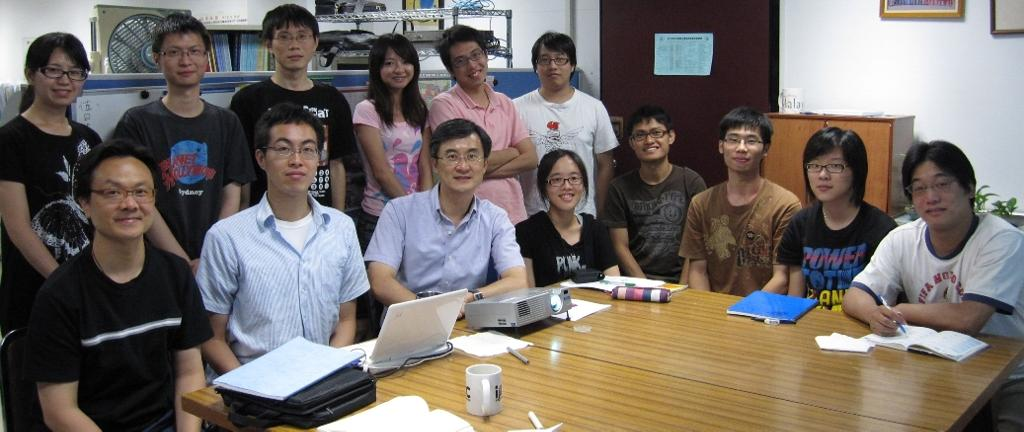
#> input picture test.jpg, 1024 x 432 px
$ python -i face_preprocess.py   (imports and definitions only)
#> lines starting #> are read from the running program, lines starting #| are printed output that depends on the picture
import cv2
import numpy as np
from skimage import transform as trans


def parse_lst_line(line):
    vec = line.strip().split("\t")
    assert len(vec) >= 3
    aligned = int(vec[0])
    image_path = vec[1]
    label = int(vec[2])
    bbox = None
    landmark = None
    if len(vec) > 3:
        bbox = np.zeros((4,), dtype=np.int32)
        for i in range(3, 7):
            bbox[i - 3] = int(vec[i])
        landmark = None
        if len(vec) > 7:
            _l = []
            for i in range(7, 17):
                _l.append(float(vec[i]))
            landmark = np.array(_l).reshape((2, 5)).T
    return image_path, label, bbox, landmark, aligned


def read_image(img_path, **kwargs):
    mode = kwargs.get('mode', 'rgb')
    layout = kwargs.get('layout', 'HWC')
    if mode == 'gray':
        img = cv2.imread(img_path, cv2.IMREAD_GRAYSCALE)
    else:
        img = cv2.imread(img_path, cv2.IMREAD_COLOR)
        if mode == 'rgb':
            img = img[..., ::-1]
        if layout == 'CHW':
            img = np.transpose(img, (2, 0, 1))
    return img


def preprocess(img, bbox=None, landmark=None, **kwargs):
    if isinstance(img, str):
        img = read_image(img, **kwargs)
    M = None
    image_size = []
    str_image_size = kwargs.get('image_size', '')
    if len(str_image_size) > 0:
        image_size = [int(x) for x in str_image_size.split(',')]
        if len(image_size) == 1:
            image_size = [image_size[0], image_size[0]]
        assert len(image_size) == 2
        assert image_size[0] == 112
        assert image_size[0] == 112 or image_size[1] == 96
    if landmark is not None:
        assert len(image_size) == 2
        src = np.array([
            [30.2946, 51.6963],
            [65.5318, 51.5014],
            [48.0252, 71.7366],
            [33.5493, 92.3655],
            [62.7299, 92.2041]], dtype=np.float32)
        if image_size[1] == 112:
            src[:, 0] += 8.0
        dst = landmark.astype(np.float32)

        tform = trans.SimilarityTransform()
        tform.estimate(dst, src)
        M = tform.params[0:2, :]

    if M is None:
        if bbox is None:  # use center crop
            det = np.zeros(4, dtype=np.int32)
            det[0] = int(img.shape[1] * 0.0625)
            det[1] = int(img.shape[0] * 0.0625)
            det[2] = img.shape[1] - det[0]
            det[3] = img.shape[0] - det[1]
        else:
            det = bbox
        margin = kwargs.get('margin', 44)
        bb = np.zeros(4, dtype=np.int32)
        bb[0] = np.maximum(det[0] - margin / 2, 0)
        bb[1] = np.maximum(det[1] - margin / 2, 0)
        bb[2] = np.minimum(det[2] + margin / 2, img.shape[1])
        bb[3] = np.minimum(det[3] + margin / 2, img.shape[0])
        ret = img[bb[1]:bb[3], bb[0]:bb[2], :]
        if len(image_size) > 0:
            ret = cv2.resize(ret, (image_size[1], image_size[0]))
        return ret
    else:
        assert len(image_size) == 2
        borderValue = kwargs.get('borderValue', 0.0)
        warped = cv2.warpAffine(img, M, (image_size[1], image_size[0]), borderValue=borderValue)
        return warped

>>> import cv2
>>> picture = cv2.imread('test.jpg')
#> picture is the input picture: shape (432, 1024, 3); mean B, G, R 103.2, 108.2, 116.1
>>> result = preprocess(picture)
#> in preprocess, `ret = img[bb[1]:bb[3], bb[0]:bb[2], :]`:
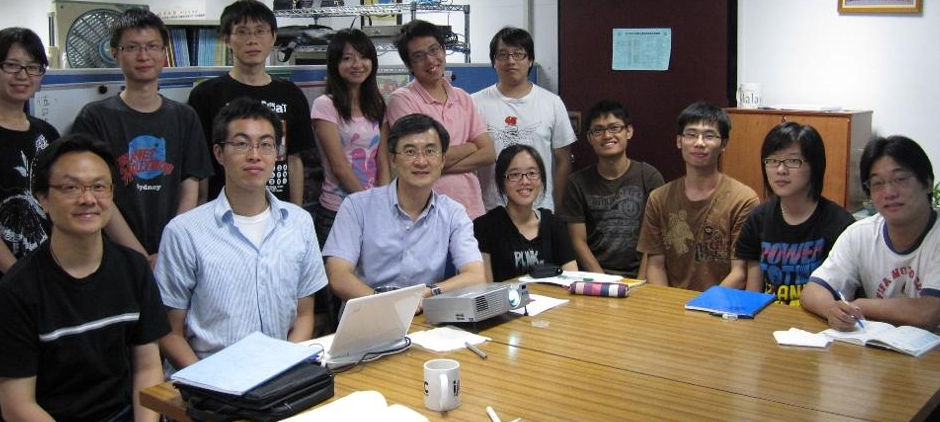
#> ret: shape (422, 940, 3); mean B, G, R 102.6, 108, 116.7
